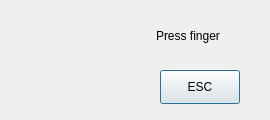
<ui version="4.0" >
 <class>SelftestSensor</class>
 <widget class="QDialog" name="SelftestSensor" >
  <property name="geometry" >
   <rect>
    <x>0</x>
    <y>0</y>
    <width>270</width>
    <height>120</height>
   </rect>
  </property>
  <property name="windowTitle" >
   <string>Dialog</string>
  </property>
  <widget class="QLabel" name="lblBackground" >
   <property name="geometry" >
    <rect>
     <x>0</x>
     <y>0</y>
     <width>270</width>
     <height>120</height>
    </rect>
   </property>
   <property name="text" >
    <string/>
   </property>
   <property name="pixmap" >
    <pixmap resource="../sb3000.qrc" >:/images/res/bg-inputbox.png</pixmap>
   </property>
   <property name="scaledContents" >
    <bool>true</bool>
   </property>
  </widget>
  <widget class="QPushButton" name="btnESC" >
   <property name="geometry" >
    <rect>
     <x>160</x>
     <y>70</y>
     <width>80</width>
     <height>34</height>
    </rect>
   </property>
   <property name="text" >
    <string>ESC</string>
   </property>
  </widget>
  <widget class="QLabel" name="lblFpArea" >
   <property name="geometry" >
    <rect>
     <x>20</x>
     <y>10</y>
     <width>100</width>
     <height>100</height>
    </rect>
   </property>
   <property name="text" >
    <string/>
   </property>
   <property name="pixmap" >
    <pixmap resource="../sb3000.qrc" >:/images/res/area-fingerprint.png</pixmap>
   </property>
   <property name="scaledContents" >
    <bool>true</bool>
   </property>
  </widget>
  <widget class="QLabel" name="lblStatus" >
   <property name="geometry" >
    <rect>
     <x>156</x>
     <y>25</y>
     <width>110</width>
     <height>21</height>
    </rect>
   </property>
   <property name="text" >
    <string>Press finger</string>
   </property>
  </widget>
 </widget>
 <tabstops>
  <tabstop>btnESC</tabstop>
 </tabstops>
 <resources>
  <include location="../sb3000.qrc" />
 </resources>
 <connections/>
</ui>
